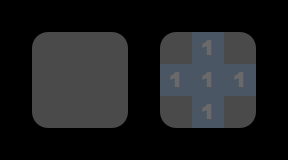

Rendered tile map (Tiled .tmx) drawn with the repository's tilesets; below, a short description and the full map source, tile grids included:
An orthogonal 9x5 tile map with 32x32 px tiles, 4 tile layers (grid, walls, zonemap, cellrounded) and 5 objects (2x portal, player, zone1, goal).

<map version="1.0" orientation="orthogonal" renderorder="right-down" width="9" height="5" tilewidth="32" tileheight="32">
 <properties>
  <property name="_mode" value="" />
  <property name="_title" value="test" />
  <property name="_zone" value="" />
 </properties>
 <tileset firstgid="1" name="cells" tilewidth="32" tileheight="32">
  <image source="../cells.png" trans="ff00ff" width="128" height="384" />
 </tileset>
 <layer name="grid" width="9" height="5">
  <data>
   <tile gid="16" />
   <tile gid="16" />
   <tile gid="16" />
   <tile gid="16" />
   <tile gid="16" />
   <tile gid="16" />
   <tile gid="16" />
   <tile gid="16" />
   <tile gid="16" />
   <tile gid="16" />
   <tile gid="1" />
   <tile gid="1" />
   <tile gid="1" />
   <tile gid="16" />
   <tile gid="1" />
   <tile gid="1" />
   <tile gid="1" />
   <tile gid="16" />
   <tile gid="16" />
   <tile gid="1" />
   <tile gid="1" />
   <tile gid="1" />
   <tile gid="16" />
   <tile gid="1" />
   <tile gid="1" />
   <tile gid="1" />
   <tile gid="16" />
   <tile gid="16" />
   <tile gid="1" />
   <tile gid="1" />
   <tile gid="1" />
   <tile gid="16" />
   <tile gid="1" />
   <tile gid="1" />
   <tile gid="1" />
   <tile gid="16" />
   <tile gid="16" />
   <tile gid="16" />
   <tile gid="16" />
   <tile gid="16" />
   <tile gid="16" />
   <tile gid="16" />
   <tile gid="16" />
   <tile gid="16" />
   <tile gid="16" />
  </data>
 </layer>
 <layer name="walls" width="9" height="5">
  <data>
   <tile gid="0" />
   <tile gid="0" />
   <tile gid="0" />
   <tile gid="0" />
   <tile gid="0" />
   <tile gid="0" />
   <tile gid="0" />
   <tile gid="0" />
   <tile gid="0" />
   <tile gid="0" />
   <tile gid="0" />
   <tile gid="0" />
   <tile gid="0" />
   <tile gid="0" />
   <tile gid="0" />
   <tile gid="0" />
   <tile gid="0" />
   <tile gid="0" />
   <tile gid="0" />
   <tile gid="0" />
   <tile gid="0" />
   <tile gid="0" />
   <tile gid="0" />
   <tile gid="0" />
   <tile gid="0" />
   <tile gid="0" />
   <tile gid="0" />
   <tile gid="0" />
   <tile gid="0" />
   <tile gid="0" />
   <tile gid="0" />
   <tile gid="0" />
   <tile gid="0" />
   <tile gid="0" />
   <tile gid="0" />
   <tile gid="0" />
   <tile gid="0" />
   <tile gid="0" />
   <tile gid="0" />
   <tile gid="0" />
   <tile gid="0" />
   <tile gid="0" />
   <tile gid="0" />
   <tile gid="0" />
   <tile gid="0" />
  </data>
 </layer>
 <layer name="zonemap" width="9" height="5" opacity="0.17">
  <data>
   <tile gid="0" />
   <tile gid="0" />
   <tile gid="0" />
   <tile gid="0" />
   <tile gid="0" />
   <tile gid="0" />
   <tile gid="0" />
   <tile gid="0" />
   <tile gid="0" />
   <tile gid="0" />
   <tile gid="0" />
   <tile gid="0" />
   <tile gid="0" />
   <tile gid="0" />
   <tile gid="34" />
   <tile gid="34" />
   <tile gid="34" />
   <tile gid="0" />
   <tile gid="0" />
   <tile gid="0" />
   <tile gid="0" />
   <tile gid="0" />
   <tile gid="0" />
   <tile gid="34" />
   <tile gid="34" />
   <tile gid="34" />
   <tile gid="0" />
   <tile gid="0" />
   <tile gid="0" />
   <tile gid="0" />
   <tile gid="0" />
   <tile gid="0" />
   <tile gid="34" />
   <tile gid="34" />
   <tile gid="34" />
   <tile gid="0" />
   <tile gid="0" />
   <tile gid="0" />
   <tile gid="0" />
   <tile gid="0" />
   <tile gid="0" />
   <tile gid="0" />
   <tile gid="0" />
   <tile gid="0" />
   <tile gid="0" />
  </data>
 </layer>
 <objectgroup name="players">
  <object type="player" x="46.5" y="81" />
 </objectgroup>
 <objectgroup name="enemies" />
 <objectgroup name="items">
  <object type="zone1" x="111" y="80.5" />
  <object type="goal" x="238" y="78.5" />
 </objectgroup>
 <objectgroup name="powerups" />
 <objectgroup name="portals">
  <object type="portal" x="47" y="82">
   <ellipse />
  </object>
  <object type="portal" x="177" y="80">
   <ellipse />
  </object>
 </objectgroup>
 <objectgroup name="cells" />
 <layer name="cellrounded" width="9" height="5">
  <data>
   <tile gid="0" />
   <tile gid="0" />
   <tile gid="0" />
   <tile gid="0" />
   <tile gid="0" />
   <tile gid="0" />
   <tile gid="0" />
   <tile gid="0" />
   <tile gid="0" />
   <tile gid="0" />
   <tile gid="17" />
   <tile gid="0" />
   <tile gid="18" />
   <tile gid="0" />
   <tile gid="17" />
   <tile gid="0" />
   <tile gid="18" />
   <tile gid="0" />
   <tile gid="0" />
   <tile gid="0" />
   <tile gid="0" />
   <tile gid="0" />
   <tile gid="0" />
   <tile gid="0" />
   <tile gid="0" />
   <tile gid="0" />
   <tile gid="0" />
   <tile gid="0" />
   <tile gid="19" />
   <tile gid="0" />
   <tile gid="20" />
   <tile gid="0" />
   <tile gid="19" />
   <tile gid="0" />
   <tile gid="20" />
   <tile gid="0" />
   <tile gid="0" />
   <tile gid="0" />
   <tile gid="0" />
   <tile gid="0" />
   <tile gid="0" />
   <tile gid="0" />
   <tile gid="0" />
   <tile gid="0" />
   <tile gid="0" />
  </data>
 </layer>
</map>
